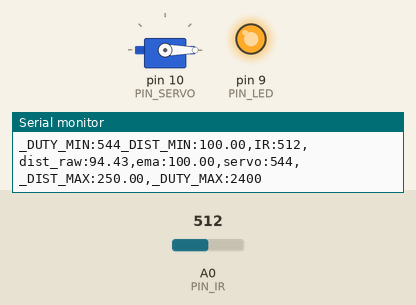
A sketch run on a simulated Arduino Uno, built with avr-gcc and run on an emulated ATmega328P. On the bench: servo, output pins drawn as LEDs (lit = HIGH), the last lines printed to the serial monitor. The inputs (shaded band) are chosen by the test bench; at power-on: A0 (PIN_IR) = 512.

Above: at 1.2 s.
1.3 s: A0 (PIN_IR) set to 486
At 1.9 s:
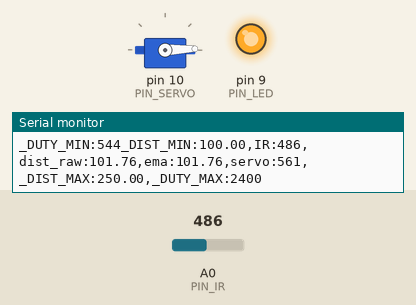
3.0 s: A0 (PIN_IR) set to 463
At 3.8 s:
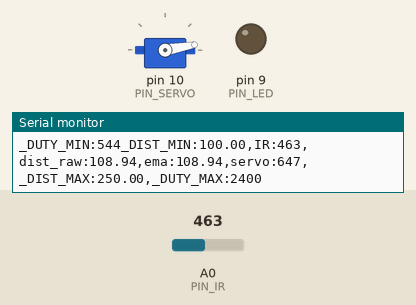
4.6 s: A0 (PIN_IR) set to 306
At 6.4 s:
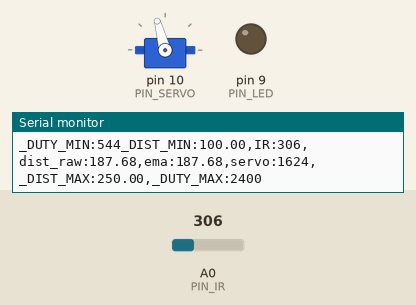
6.7 s: A0 (PIN_IR) set to 240
At 8.2 s:
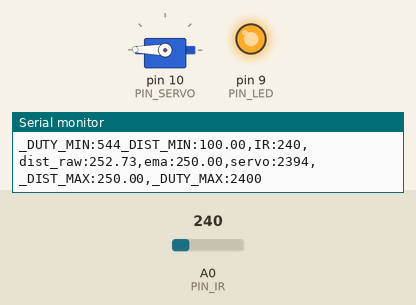
8.7 s: A0 (PIN_IR) set to 247
At 9.8 s:
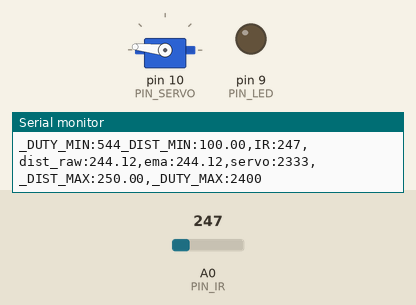
10.3 s: A0 (PIN_IR) set to 511
At 11.06 s:
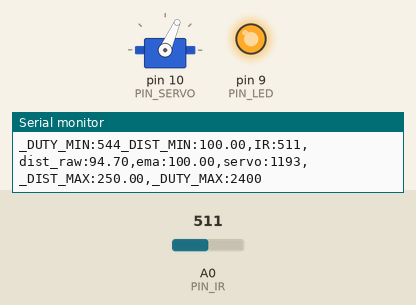
Timing chart, 0 to 13.3 s (numbered marks = the images above; inputs shaded):
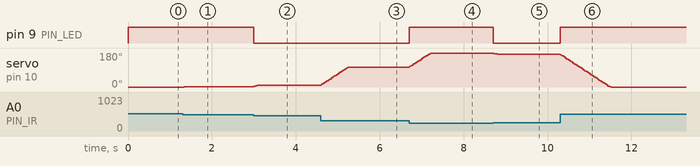

The sketch:

17_test_1.ino
```cpp
#include <Servo.h>

// --- Pins ---
#define PIN_IR    A0
#define PIN_LED   9
#define PIN_SERVO 10

// --- LED Active level (배선에 따라 바꾸세요) ---
#define LED_ACTIVE_HIGH 0   // LED가 HIGH에서 켜지면 1, LOW에서 켜지면 0

// --- Servo pulse (µs) ---
#define _DUTY_MIN 544
#define _DUTY_NEU 1500
#define _DUTY_MAX 2400

// --- Distance range (mm) ---
#define _DIST_MIN 100.0f   // 10 cm
#define _DIST_MAX 250.0f   // 25 cm

// --- Filters & loop (빠르게) ---
#define EMA_ALPHA       0.35f   // 반응 빠르게
#define LOOP_INTERVAL   20      // ms

// --- Servo anti-twitch (빠르면서 부드럽게) ---
#define DUTY_LP_GAIN    0.45f   // 듀티 LPF (↑ 빠르게)
#define MAX_STEP_US     30      // 루프당 최대 변화(µs) ≈ 1500 µs/s
#define DUTY_DEADBAND   3       // 미세 변화 무시(µs)

// --- LED hysteresis (깜빡임 방지) ---
#define LED_HYST_MM     5.0f

Servo myservo;
unsigned long last_loop_time;
float dist_ema = _DIST_MIN;
int   duty_curr = _DUTY_MIN;
bool  led_on = false;

static inline float clampf(float x, float lo, float hi){
  if (x < lo) return lo; if (x > hi) return hi; return x;
}
static inline void setLed(bool on){
#if LED_ACTIVE_HIGH
  digitalWrite(PIN_LED, on ? HIGH : LOW);
#else
  digitalWrite(PIN_LED, on ? LOW : HIGH);
#endif
}

void setup(){
  pinMode(PIN_LED, OUTPUT);
  myservo.attach(PIN_SERVO);
  Serial.begin(1000000);

  last_loop_time = millis();

  int a0 = analogRead(PIN_IR);
  if (a0 > 10) {
    float d0 = ((6762.0f / (a0 - 9.0f)) - 4.0f) * 10.0f - 60.0; // 초기 버전 공식
    dist_ema = clampf(d0, _DIST_MIN, _DIST_MAX);
  }
  duty_curr = _DUTY_MIN;
  myservo.writeMicroseconds(duty_curr);
  setLed(false);
}

void loop(){
  unsigned long now = millis();
  if (now - last_loop_time < LOOP_INTERVAL) return;
  last_loop_time += LOOP_INTERVAL;

  int a_value = analogRead(PIN_IR);

  // 이상치 가드
  if (a_value <= 10 || a_value >= 1018){
    setLed(false);
    myservo.writeMicroseconds(duty_curr);
    printFrame(a_value, 0, dist_ema, duty_curr);
    return;
  }

  // 1) IR -> 거리(mm)  (초기 버전 공식: -60 보정 없이)
  float dist_raw = ((6762.0f / (a_value - 9.0f)) - 4.0f) * 10.0f;

  // 2) LED: raw 기준 즉시 판단 + 히스테리시스(더 확실히 켜지게)
  float on_low  = _DIST_MIN + LED_HYST_MM;
  float on_high = _DIST_MAX - LED_HYST_MM;
  if (!led_on && dist_raw >= on_low && dist_raw <= on_high) led_on = true;
  if ( led_on && (dist_raw <= _DIST_MIN || dist_raw >= _DIST_MAX)) led_on = false;
  setLed(led_on);

  // 3) EMA (제어용: 덜 튀게)
  float d_clamped = clampf(dist_raw, _DIST_MIN, _DIST_MAX);
  dist_ema = EMA_ALPHA * d_clamped + (1.0f - EMA_ALPHA) * dist_ema;

  // 4) 거리 → 목표 듀티(µs) (map() 미사용)
  int duty_target;
  float t = (dist_ema - _DIST_MIN) / (_DIST_MAX - _DIST_MIN); // 0~1
  t = clampf(t, 0.0f, 1.0f);
  duty_target = (int)(_DUTY_MIN + (_DUTY_MAX - _DUTY_MIN) * t + 0.5f);

  // 5) 서보: 얕은 LPF + 데드밴드 + 슬루 제한 (반응 빠르게)
  int duty_lpf = duty_curr + (int)((duty_target - duty_curr) * DUTY_LP_GAIN);
  int delta    = duty_lpf - duty_curr;

  if (abs(delta) <= DUTY_DEADBAND) delta = 0;
  if (delta >  MAX_STEP_US) delta =  MAX_STEP_US;
  if (delta < -MAX_STEP_US) delta = -MAX_STEP_US;

  duty_curr += delta;
  if (duty_curr < _DUTY_MIN) duty_curr = _DUTY_MIN;
  if (duty_curr > _DUTY_MAX) duty_curr = _DUTY_MAX;

  myservo.writeMicroseconds(duty_curr);

  // 6) 시리얼 출력(슬라이드 포맷)
  printFrame(a_value, dist_raw, dist_ema, duty_curr);
}

void printFrame(int a_value, float dist_raw, float dist_ema, int duty){
  Serial.print("_DUTY_MIN:");  Serial.print(_DUTY_MIN);
  Serial.print("_DIST_MIN:");  Serial.print(_DIST_MIN);
  Serial.print(",IR:");        Serial.print(a_value);
  Serial.print(",dist_raw:");  Serial.print(dist_raw);
  Serial.print(",ema:");       Serial.print(dist_ema);
  Serial.print(",servo:");     Serial.print(duty);
  Serial.print(",_DIST_MAX:"); Serial.print(_DIST_MAX);
  Serial.print(",_DUTY_MAX:"); Serial.print(_DUTY_MAX);
  Serial.println();
}
```

Measured:
- the behaviour switches between 476 and 475 on A0 (PIN_IR) (found by bisection; images 1 and 2)
- the behaviour switches between 246 and 247 on A0 (PIN_IR) (found by bisection; images 4 and 5)
- after the input at 1.3 s, servo on pin 10 (PIN_SERVO): 0° → 1° at once, → 2° 0.16 s later
- after the input at 3.0 s, pin 9 (PIN_LED): HIGH → LOW at once; servo on pin 10 (PIN_SERVO): 2° → 10° at once
- after the input at 4.6 s, servo on pin 10 (PIN_SERVO): moves from 10° to 105° over 0.68 s, starting at once
- after the input at 6.7 s, pin 9 (PIN_LED): LOW → HIGH at once; servo on pin 10 (PIN_SERVO): moves from 105° to 179° over 0.52 s, starting at once
- after the input at 8.7 s, pin 9 (PIN_LED): HIGH → LOW at once; servo on pin 10 (PIN_SERVO): 179° → 174° at once
- after the input at 10.3 s, pin 9 (PIN_LED): LOW → HIGH at once; servo on pin 10 (PIN_SERVO): moves from 174° to 0° over 1.2 s, starting at once
